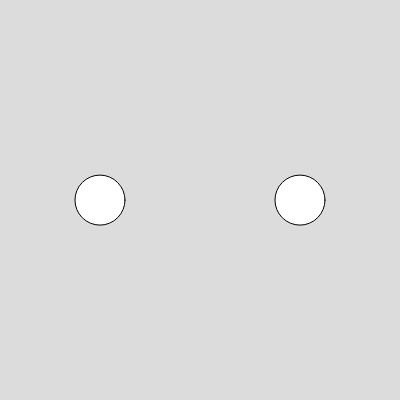
Frame 1 (no input)
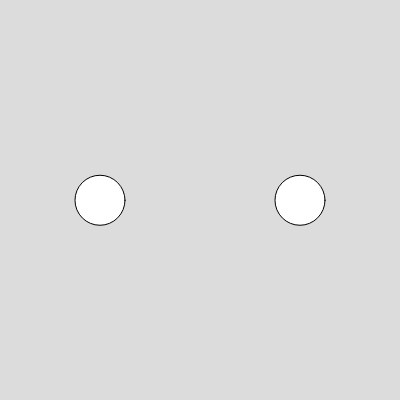
Frame 60 (no input)
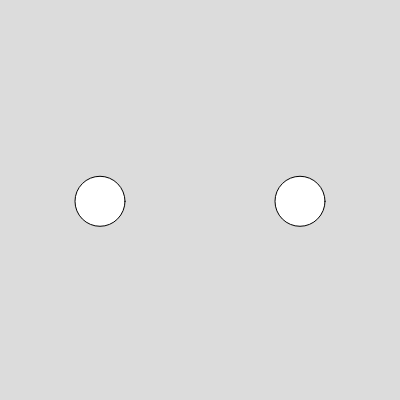
Frame 120 (the mouse pressed at the canvas centre since frame 60)

The p5.js sketch that drew these frames (run headless with seeded random() and noise() and a simulated clock; from frame 60 on, the mouse is pressed at the canvas centre):

// p5.js sketch
// ── sketch.js
let myBall
let myball2



function setup() {
  createCanvas(400, 400);
  myBall = new Ball(100, 200)
  myBall2 = new Ball(300, 200)

}

function draw() {
  background(220);
  myBall.move()
  myBall.display()
  myBall2.move()
  myBall2.display()
}


class Ball {
  constructor(startX, startY){
    this.x = startX
    this.y = startY
    this.dia = 50 
  }
  move(){
    
    this.y += sin(frameCount * 0.1) 
  }

  display(){
    circle(this.x, this.y, this.dia)  
  }
}
